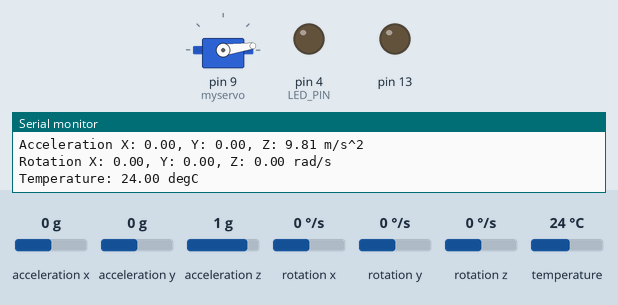
Recording of a sketch running on a simulated Arduino Leonardo, built with avr-gcc and run on an emulated ATmega32U4. On the bench: servo, output pins drawn as LEDs (lit = HIGH), the last lines printed to the serial monitor. The inputs (shaded band) are chosen by the test bench; at power-on: acceleration x 0 g, acceleration y 0 g, acceleration z 1 g, rotation x 0 °/s, rotation y 0 °/s, rotation z 0 °/s, temperature 24 °C. Pins used as bus, display or sensor lines are not drawn.

Above: at 1.3 s.
1.4 s: acceleration x set to -0.5 g
At 1.68 s:
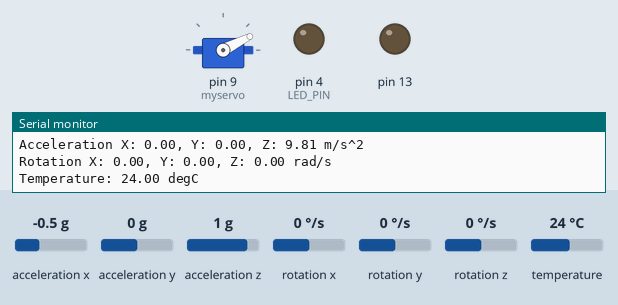
9.4 s: acceleration x set to -0.8 g
At 12.1 s:
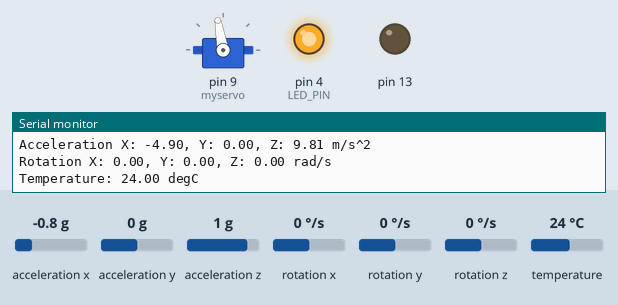
17.4 s: acceleration x set to 0 g
At 26.1 s:
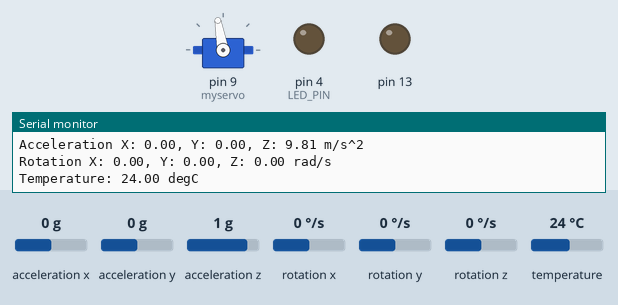
Timing chart, 0 to 30.3 s (numbered marks = the images above; inputs shaded):
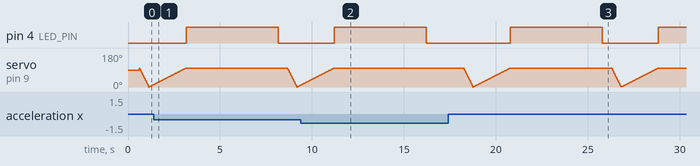

The sketch:

Slap_w_gyro.ino
```cpp
// Basic demo for accelerometer readings from Adafruit MPU6050

#include <Adafruit_MPU6050.h>
#include <Adafruit_Sensor.h>
#include <Wire.h>

#include <Servo.h>

#define trigPin 3 //HCSR05 Trigger set to pin 3
//#define echoPin 2 // HCSR05 Echo set to Pin 5
#define LED_PIN 4 // LED light set to Pin 4
#define ISD_PIN 5 // ISD1820 module PE Pin

Servo myservo;  // create servo object to control a servo
// twelve servo objects can be created on most boards

int pos = 0;    // variable to store the servo position
int count = 0;

Adafruit_MPU6050 mpu;

void setup(void) {
  // for sound
  pinMode(LED_PIN, OUTPUT);
  pinMode(trigPin, OUTPUT);
  //pinMode(echoPin, INPUT);
  digitalWrite(LED_PIN, LOW);

  myservo.attach(9, 544, 2400);
  pinMode(13, OUTPUT);
  Serial.begin(115200);
  while (!Serial)
    delay(10); // will pause Zero, Leonardo, etc until serial console opens

  Serial.println("Adafruit MPU6050 test!");

  // Try to initialize!
  if (!mpu.begin()) {
    Serial.println("Failed to find MPU6050 chip");
    while (1) {
      delay(10);
    }
  }
  Serial.println("MPU6050 Found!");

  mpu.setAccelerometerRange(MPU6050_RANGE_8_G);
  Serial.print("Accelerometer range set to: ");
  switch (mpu.getAccelerometerRange()) {
  case MPU6050_RANGE_2_G:
    Serial.println("+-2G");
    break;
  case MPU6050_RANGE_4_G:
    Serial.println("+-4G");
    break;
  case MPU6050_RANGE_8_G:
    Serial.println("+-8G");
    break;
  case MPU6050_RANGE_16_G:
    Serial.println("+-16G");
    break;
  }
  mpu.setGyroRange(MPU6050_RANGE_500_DEG);
  Serial.print("Gyro range set to: ");
  switch (mpu.getGyroRange()) {
  case MPU6050_RANGE_250_DEG:
    Serial.println("+- 250 deg/s");
    break;
  case MPU6050_RANGE_500_DEG:
    Serial.println("+- 500 deg/s");
    break;
  case MPU6050_RANGE_1000_DEG:
    Serial.println("+- 1000 deg/s");
    break;
  case MPU6050_RANGE_2000_DEG:
    Serial.println("+- 2000 deg/s");
    break;
  }

  mpu.setFilterBandwidth(MPU6050_BAND_21_HZ);
  Serial.print("Filter bandwidth set to: ");
  switch (mpu.getFilterBandwidth()) {
  case MPU6050_BAND_260_HZ:
    Serial.println("260 Hz");
    break;
  case MPU6050_BAND_184_HZ:
    Serial.println("184 Hz");
    break;
  case MPU6050_BAND_94_HZ:
    Serial.println("94 Hz");
    break;
  case MPU6050_BAND_44_HZ:
    Serial.println("44 Hz");
    break;
  case MPU6050_BAND_21_HZ:
    Serial.println("21 Hz");
    break;
  case MPU6050_BAND_10_HZ:
    Serial.println("10 Hz");
    break;
  case MPU6050_BAND_5_HZ:
    Serial.println("5 Hz");
    break;
  }

  Serial.println("");
  delay(100);
}

void loop() {

  /* Get new sensor events with the readings */
  sensors_event_t a, g, temp;
  mpu.getEvent(&a, &g, &temp);

  /* Print out the values */
  Serial.print("Acceleration X: ");
  Serial.print(a.acceleration.x);
  Serial.print(", Y: ");
  Serial.print(a.acceleration.y);
  Serial.print(", Z: ");
  Serial.print(a.acceleration.z);
  Serial.println(" m/s^2");

  Serial.print("Rotation X: ");
  Serial.print(g.gyro.x);
  Serial.print(", Y: ");
  Serial.print(g.gyro.y);
  Serial.print(", Z: ");
  Serial.print(g.gyro.z);
  Serial.println(" rad/s");

  Serial.print("Temperature: ");
  Serial.print(temp.temperature);
  Serial.println(" degC");

  Serial.println("");
  delay(500);

  //for sound
  //sending the trigger pulse, starting with LOW for a clean pulse
digitalWrite(trigPin, LOW);
delayMicroseconds(2);
digitalWrite(trigPin, HIGH);
delayMicroseconds(10);
digitalWrite(trigPin, LOW);


  if (a.acceleration.x > -6 ) {
  //  digitalWrite(13, HIGH);
  //  delay(1000);

    //turn the motor
    for (pos = 100; pos >= 0; pos -= 1) {
      myservo.write(pos);
      delay(5);
    }
    for (pos = 0; pos <= 100; pos += 1) {
      // in steps of 1 degree
      myservo.write(pos);
      delay(20);
    }
    //make the sound
    digitalWrite(LED_PIN, HIGH);
    digitalWrite(ISD_PIN, HIGH);
    delay (200);
    digitalWrite(ISD_PIN, LOW);
    delay (4800);
    digitalWrite(LED_PIN, LOW);
  }


}
```

Measured:
- the behaviour switches between -0.6 and -0.7 g on acceleration x (found by bisection; images 1 and 2)
- after the input at 9.4 s, servo on pin 9 (myservo): goes on until 11.2 s, then stays 100°
- after the input at 17.4 s, pin 4 (LED_PIN): LOW → HIGH after 3.4 s, → LOW 5.0 s later, → HIGH 3.0 s later
